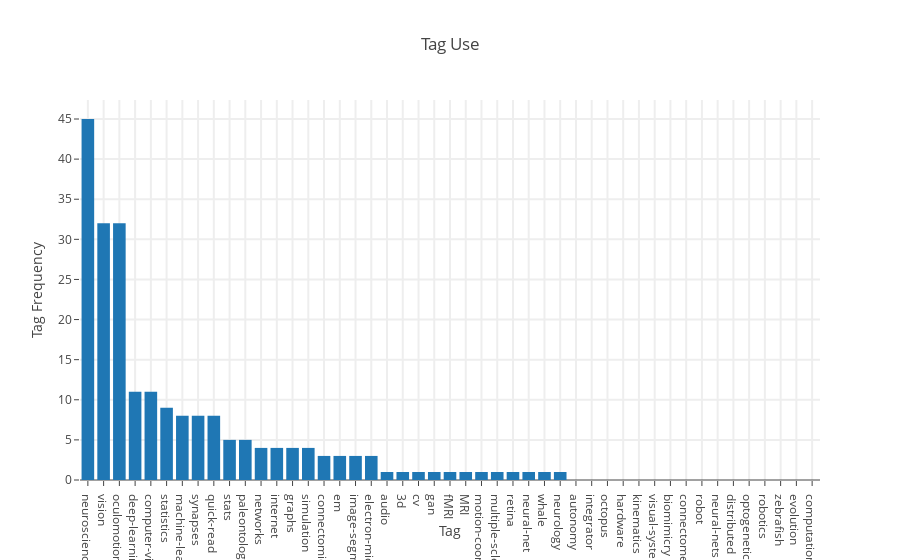

This figure's notebook cell:
### Markdown cell above
Small x and large y means that a tag is disproportionately popular; large x and small y means I like a topic but no one else does.

### Code cell
sorted_tags = sorted(tags.items(), key=lambda x: x[1], reverse=True)

plotly.offline.iplot(plotly.graph_objs.Figure(
    data=[
        Bar(
            x=[i[0] for i in sorted_tags],
            y=[i[1] for i in sorted_tags],
        )
    ], layout=Layout(
    title= 'Tag Use',
    hovermode= 'closest',
    xaxis= dict(
        title= 'Tag',
        ticklen= 5,
        zeroline= False,
        gridwidth= 2,
    ),
    yaxis=dict(
        title= 'Tag Frequency',
        ticklen= 5,
        gridwidth= 2,
    ),
    showlegend= False
)))

### Figure 1 — Plotly figure (JSON) as saved in the notebook; plotly's stock layout.template omitted (floating-point values rounded to 4 significant figures)
{"data": [{"type": "bar", "x": ["neuroscience", "vision", "oculomotion", "deep-learning", "computer-vision", "statistics", "machine-learning", "synapses", "quick-read", "stats", "paleontology", "networks", "internet", "graphs", "simulation", "connectomics", "em", "image-segmentation", "electron-microscopy", "audio", "3d", "cv", "gan", "fMRI", "MRI", "motion-coordination", "multiple-sclerosis", "retina", "neural-net", "whale", "neurology", "autonomy", "integrator", "octopus", "hardware", "kinematics", "visual-system", "biomimicry", "connectome", "robot", "neural-nets", "distributed", "optogenetics", "robotics", "zebrafish", "evolution", "computation"], "y": [45, 32, 32, 11, 11, 9, 8, 8, 8, 5, 5, 4, 4, 4, 4, 3, 3, 3, 3, 1, 1, 1, 1, 1, 1, 1, 1, 1, 1, 1, 1, 0, 0, 0, 0, 0, 0, 0, 0, 0, 0, 0, 0, 0, 0, 0, 0]}], "layout": {"hovermode": "closest", "showlegend": false, "title": "Tag Use", "xaxis": {"gridwidth": 2, "ticklen": 5, "title": "Tag", "zeroline": false}, "yaxis": {"gridwidth": 2, "ticklen": 5, "title": "Tag Frequency"}}}
